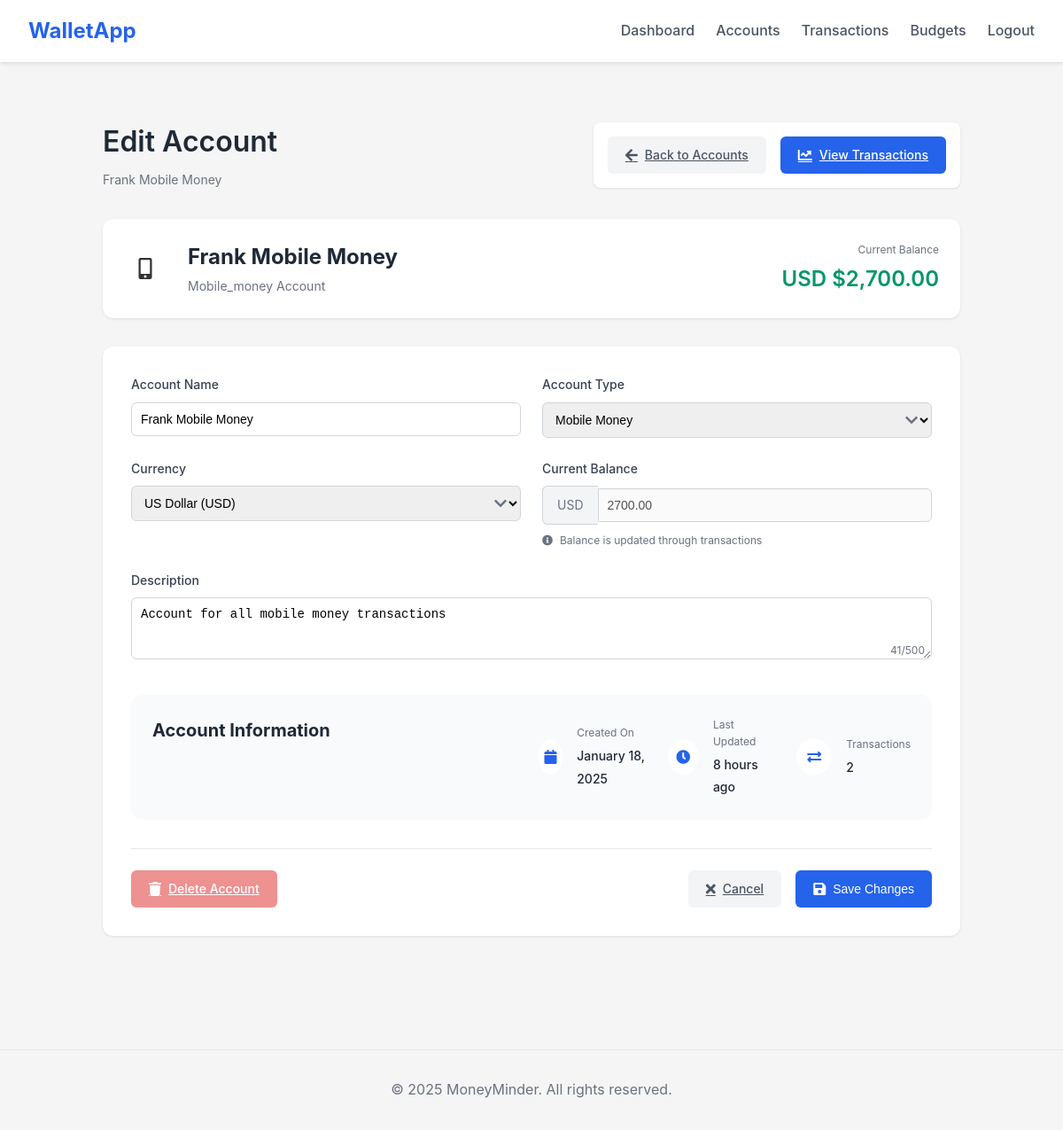
Page /accounts/49987432-ae99-4367-a65b-27c437ffd60e/edit (signed in) on the committed database.
### app/models/account.py (models this page shows, shortened)
class Account(db.Model, BaseModel):
    __tablename__ = 'accounts'
    name = db.Column(db.String(100), nullable=False)
    account_type = db.Column(db.String(50), nullable=False)  # bank, cash, mobile_money
    currency = db.Column(db.String(3), nullable=False, default='USD')
    balance = db.Column(db.Numeric(10, 2), nullable=False, default=0)
    description = db.Column(db.Text)
    user_id = db.Column(db.String(50), db.ForeignKey('users.id'), nullable=False)
    transactions = db.relationship('Transaction', back_populates='account', lazy='dynamic', cascade='all, delete-orphan')

### app/routes/accounts.py (the view, shortened to what this page needs)
@accounts.route('/<account_id>/edit', methods=['GET', 'POST'])
@login_required
def edit(account_id):
    account = Account.query.filter_by(
        id=account_id,
        user_id=current_user.id
    ).first_or_404()
    form = AccountEditForm(obj=account)
    form.current_balance.data = account.balance
    if request.headers.get('X-Requested-With') == 'XMLHttpRequest' and form.errors:
        return jsonify({
            'success': False,
            'message': 'Please correct the errors in the form',
            'errors': form.errors
        }), 400
    return render_template('accounts/edit.html', form=form, account=account)

### app/forms/account.py
class AccountEditForm(AccountForm):
    current_balance = DecimalField('Current Balance', render_kw={'readonly': True})
    def __init__(self, *args, **kwargs):
        super(AccountEditForm, self).__init__(*args, **kwargs)
        del self.initial_balance

### app/models/__init__.py (called while the page is built)
    @classmethod
    def get_by_id(cls, id):
        return cls.query.get_or_404(id)

### app/utils/filters.py (called while the page is built)
def init_filters(app):
    @app.template_filter('account_icon')
    def account_icon_filter(account_type):
        icons = {
            'bank': 'university',
            'cash': 'wallet',
            'credit': 'credit-card',
            'investment': 'chart-line',
            'mobile_money': 'mobile-alt',
            'other': 'coins'
        }
        return icons.get(str(account_type).lower(), 'question')

### app/templates/accounts/edit.html (shortened to what this page needs)
{% extends "base.html" %}
{% block styles %}
<link rel="stylesheet" href="{{ url_for('static', filename='css/account-edit.css') }}">
{% endblock %}
{% block content %}
<div class="account-container">
    <div class="page-header">
        <div class="header-content">
            <div class="header-title">
                <h1>Edit Account</h1>
                <span class="header-subtitle">{{ account.name }}</span>
            </div>
            <div class="header-actions">
                <a href="{{ url_for('accounts.index') }}" class="btn btn-secondary">
                    <i class="fas fa-arrow-left"></i> Back to Accounts
                </a>
                <a href="{{ url_for('accounts.view', account_id=account.id) }}" class="btn btn-primary">
                    <i class="fas fa-chart-line"></i> View Transactions
                </a>
            </div>
        </div>
    </div>
    <div class="account-summary-card">
        <div class="account-header">
            <div class="account-type-icon {{ account.account_type }}">
                <i class="fas fa-{{ account.account_type|account_icon }}"></i>
            </div>
            <div class="account-info">
                <h2>{{ account.name }}</h2>
                <span class="account-type-label">{{ account.account_type|title }} Account</span>
            </div>
            <div class="balance-info">
                <span class="label">Current Balance</span>
                <span class="amount {% if account.balance < 0 %}negative{% endif %}">
                    {{ account.currency }} {{ "${:,.2f}".format(account.balance) }}
                </span>
            </div>
        </div>
    </div>
    <div class="form-card">
        <form class="account-edit-form" method="post" action="{{ url_for('accounts.edit', account_id=account.id) }}" novalidate>
            <div class="form-grid">
                <div class="form-group">
                    {{ form.name.label(class="form-label") }}
                    {{ form.name(class="form-control", placeholder="Enter account name") }}
                </div>
                <div class="form-group">
                    {{ form.account_type.label(class="form-label") }}
                    <div class="select-wrapper">
                        {{ form.account_type(class="form-control") }}
                    </div>
                </div>
                <div class="form-group">
                    {{ form.currency.label(class="form-label") }}
                    <div class="select-wrapper">
                        {{ form.currency(class="form-control", data_current_currency=account.currency) }}
                    </div>
                </div>
                <div class="form-group">
                    {{ form.current_balance.label(class="form-label") }}
                    <div class="input-group">
                        <span class="input-group-text">{{ account.currency }}</span>
                        {{ form.current_balance(class="form-control", disabled=true) }}
                    </div>
                    <span class="help-text">
                        <i class="fas fa-info-circle"></i> Balance is updated through transactions
                    </span>
                </div>
                <div class="form-group full-width">
                    {{ form.description.label(class="form-label") }}
                    {{ form.description(class="form-control", rows="3",
                                      placeholder="Enter account description (optional)",
                                      maxlength="500") }}
                    <div class="character-counter">0/500</div>
                </div>
            </div>
            <div class="account-stats">
                <h3>Account Information</h3>
                <div class="stats-grid">
                    <div class="stat-item">
                        <i class="fas fa-calendar"></i>
                        <div class="stat-content">
                            <span class="label">Created On</span>
                            <span class="value">{{ moment(account.created_at).format('LL') }}</span>
                        </div>
                    </div>
                    <div class="stat-item">
                        <i class="fas fa-clock"></i>
                        <div class="stat-content">
                            <span class="label">Last Updated</span>
                            <span class="value">{{ moment(account.updated_at).fromNow() }}</span>
                        </div>
                    </div>
                    <div class="stat-item">
                        <i class="fas fa-exchange-alt"></i>
                        <div class="stat-content">
                            <span class="label">Transactions</span>
                            <span class="value">{{ account.transactions.count() }}</span>
                        </div>
                    </div>
                </div>
            </div>
            <div class="form-actions">
                <div class="action-group">
                    <a href="{{ url_for('accounts.delete', account_id=account.id) }}"
                       class="btn btn-danger {% if account.balance != 0 %}disabled{% endif %}"
                       {% if account.balance != 0 %}
                       title="Cannot delete account with non-zero balance"
                       {% endif %}
                       data-balance="{{ account.balance }}">
                        <i class="fas fa-trash"></i> Delete Account
                    </a>
                </div>
                <div class="action-group">
                    <a href="{{ url_for('accounts.index') }}" class="btn btn-secondary">
                        <i class="fas fa-times"></i> Cancel
                    </a>
                    <button type="submit" class="btn btn-primary">
                        <i class="fas fa-save"></i> Save Changes
                    </button>
                </div>
            </div>
        </form>
    </div>
</div>
{% endblock %}

### app/static/css/style.css (style rules this page uses)
* { margin: 0; padding: 0; box-sizing: border-box; }
body { font-family: 'Inter', -apple-system, BlinkMacSystemFont, 'Segoe UI', Roboto, sans-serif; line-height: 1.6; color: #333; background-color: #f5f5f5; }

### app/static/css/accounts.css (style rules this page uses)
.header-content { display: flex; justify-content: space-between; align-items: flex-start; margin-bottom: 1.5rem; }
.header-title { flex-grow: 1; }
.header-title h1 { font-size: 2rem; font-weight: 600; color: #1f2937; margin-bottom: 0.25rem; }
.header-actions { display: flex; justify-content: space-between; align-items: center; gap: 1rem; background-color: white; padding: 1rem; border-radius: 8px; box-shadow: 0 1px 3px rgba(0, 0, 0, 0.1); }
.account-stats { display: grid; grid-template-columns: 1fr 1fr; gap: 1rem; margin-bottom: 1.5rem; padding: 1rem; background-color: #f8fafc; border-radius: 8px; }
.btn { display: inline-flex; align-items: center; gap: 0.5rem; padding: 0.625rem 1.25rem; border-radius: 6px; font-size: 0.875rem; font-weight: 500; transition: all 0.2s ease; cursor: pointer; border: none; }
.btn-primary { background-color: #2563eb; color: white; }
.btn-secondary { background-color: #f3f4f6; color: #4b5563; }
.btn-danger { background-color: #dc2626; color: white; }

### rows in the picture
Account: name "Frank Mobile Money", account_type "Mobile_money", currency "USD", balance "$2,700.00", account_type "Mobile Money", currency "US Dollar (USD)", description "Account for all mobile money transactions", created_at "January 18, 2025", updated_at "8 hours ago"

### other values in the picture
{{ account.transactions.count() }} "2"
